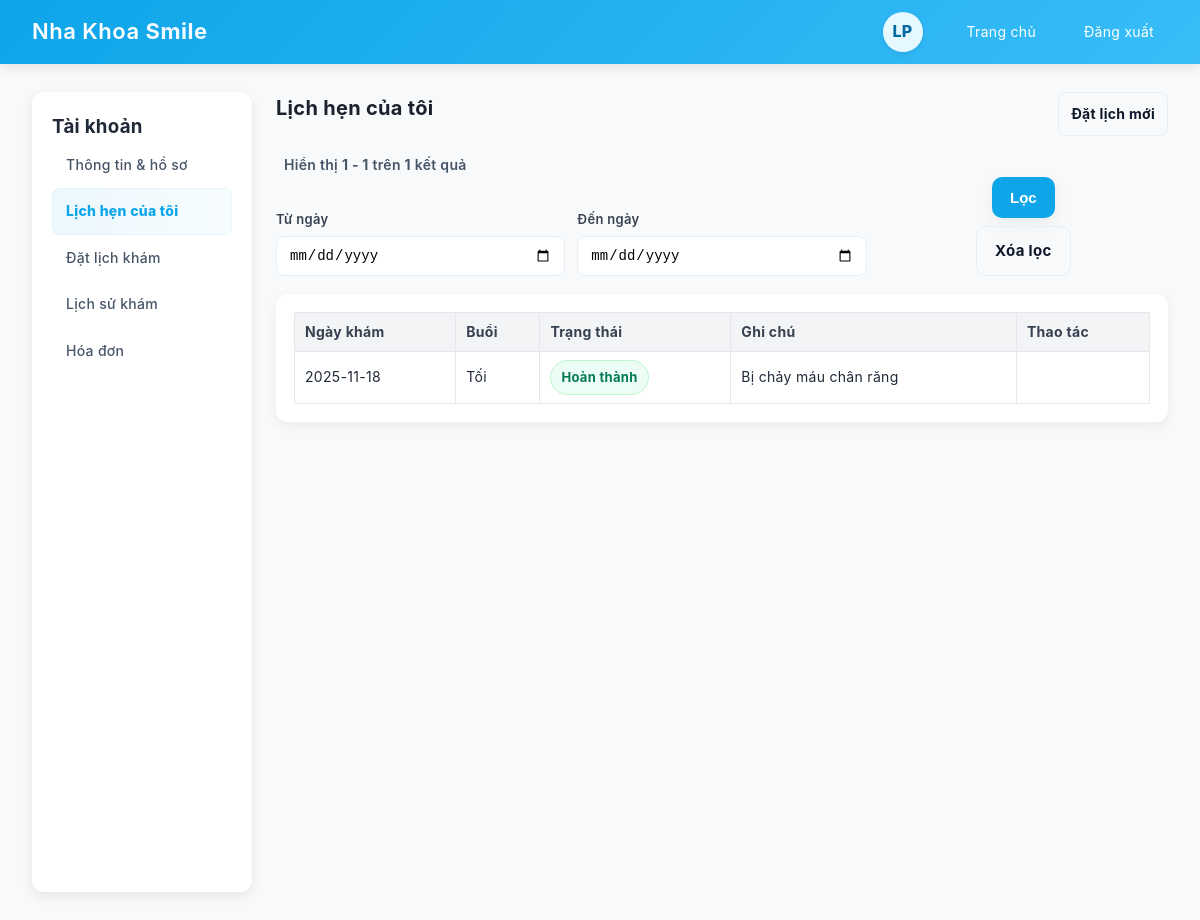
Screenshot of /index.php?controller=patient&action=appointments (signed in) with the database file from the repository.
### tables this page shows
CREATE TABLE `users` (
  `user_id` int(11) NOT NULL,
  `username` varchar(50) NOT NULL,
  `password_hash` varchar(255) NOT NULL,
  `full_name` varchar(100) NOT NULL,
  `phone` varchar(20) DEFAULT NULL,
  `email` varchar(100) DEFAULT NULL,
  `role` enum('admin','receptionist','doctor','patient') NOT NULL,
  `status` tinyint(1) NOT NULL DEFAULT 1,
  `created_at` datetime NOT NULL DEFAULT current_timestamp(),
  `updated_at` datetime DEFAULT NULL ON UPDATE current_timestamp()
);

CREATE TABLE `appointments` (
  `appointment_id` int(11) NOT NULL,
  `patient_id` int(11) NOT NULL,
  `doctor_id` int(11) DEFAULT NULL,
  `appointment_date` date NOT NULL,
  `time_block` enum('MORNING','AFTERNOON','EVENING') NOT NULL,
  `queue_number` int(11) NOT NULL,
  `booking_source` enum('PREBOOKED','WALK_IN') NOT NULL,
  `status` enum('WAITING','IN_PROGRESS','COMPLETED','CANCELLED','NO_SHOW') NOT NULL DEFAULT 'WAITING',
  `note` text DEFAULT NULL,
  `cancel_reason` text DEFAULT NULL,
  `cancelled_at` datetime DEFAULT NULL,
  `cancelled_by` int(11) DEFAULT NULL,
  `created_at` datetime NOT NULL DEFAULT current_timestamp(),
  `updated_at` datetime DEFAULT NULL ON UPDATE current_timestamp()
);

### controllers/PatientController.php (called while the page is built, shortened)
<?php
require_once __DIR__ . '/../models/User.php';
class PatientController
{
    public function appointments()
    {
        $userId  = $_SESSION['user_id'];
        $user    = User::findById($userId);
        $patient = Patient::findByUserId($userId);
        $patientId = $patient['patient_id'];
        $fromDate = $_GET['from_date'] ?? '';
        $toDate   = $_GET['to_date'] ?? '';
        $page     = isset($_GET['page']) ? max(1, (int)$_GET['page']) : 1;
        $pageSize = 10;
        $pdo = getPDO();
        $where  = "patient_id = :pid";
        $params = ['pid' => $patientId];
        $sqlCount = "SELECT COUNT(*) FROM appointments WHERE $where";
        $stmt = $pdo->prepare($sqlCount);
        foreach ($params as $k => $v) {
            $stmt->bindValue(':' . $k, $v);
        }
        $stmt->execute();
        $totalRows  = (int)$stmt->fetchColumn();
        $offset = ($page - 1) * $pageSize;
        $sqlData = "SELECT *
                    FROM appointments
                    WHERE $where
                    ORDER BY appointment_date DESC,
                             time_block DESC,
                             queue_number ASC";
        $sqlData .= " LIMIT :limit OFFSET :offset";
        $stmt = $pdo->prepare($sqlData);
        foreach ($params as $k => $v) {
            $stmt->bindValue(':' . $k, $v);
        }
        $stmt->bindValue(':limit',  $pageSize, PDO::PARAM_INT);
        $stmt->bindValue(':offset', $offset,   PDO::PARAM_INT);
        $stmt->execute();
        $appointments = $stmt->fetchAll();
        $view      = __DIR__ . '/../views/patient/appointments.php';
        $fromDateView = $fromDate;
        $toDateView   = $toDate;
        $totalItems   = $totalRows;
        $startItem    = $totalRows > 0 ? ($offset + 1) : 0;
        $endItem      = $totalRows > 0 ? min($totalRows, $offset + $pageSize) : 0;
        include __DIR__ . '/../views/layouts/patient_layout.php';
    }
}

### index.php (called while the page is built, shortened)
<?php
$actionName     = isset($_GET['action']) ? $_GET['action'] : 'index';
$controller = new $className();
$controller->$actionName();

### models/User.php (called while the page is built, shortened)
<?php
class User
{
    public static function findById($userId)
    {
        $pdo = getPDO();
        $stmt = $pdo->prepare("SELECT * FROM users WHERE user_id = ?");
        $stmt->execute([$userId]);
        return $stmt->fetch();
    }
}

### views/patient/appointments.php (the view, shortened to what this page needs)
<section class="patient-appointments">
    <div class="section-header">
        <h2>Lịch hẹn của tôi</h2>
        <div class="section-actions">
            <a href="index.php?controller=patient&action=booking" class="btn-secondary">Đặt lịch mới</a>
        </div>
    </div>
    <?php if (!empty($totalItems)): ?>
        <div class="result-meta">Hiển thị <strong><?= $startItem ?> - <?= $endItem ?></strong> trên <strong><?= $totalItems ?></strong> kết quả</div>
    <?php endif; ?>
    <form method="get" action="index.php" class="filter-form">
        <div class="filter-row">
            <div>
                <label>Từ ngày</label>
                <input type="date" name="from_date" value="<?= htmlspecialchars($fromDateView ?? '') ?>">
            </div>
            <div>
                <label>Đến ngày</label>
                <input type="date" name="to_date" value="<?= htmlspecialchars($toDateView ?? '') ?>">
            </div>
            <div class="filter-actions">
                <button type="submit" class="btn-primary btn-large">Lọc</button>
                <a href="index.php?controller=patient&action=appointments" class="btn-secondary btn-large">Xóa lọc</a>
            </div>
        </div>
    </form>
    <?php if (empty($appointments)): ?>
        <div class="empty-state">
            <p class="empty-title">Bạn chưa có lịch hẹn nào</p>
            <p class="empty-desc">Hãy đặt lịch khám để được tư vấn và điều trị kịp thời.</p>
            <a href="index.php?controller=patient&action=booking" class="btn-primary">Đặt lịch ngay</a>
        </div>
    <?php else: ?>
        <div class="table-card">
            <table class="appointments-table">
                <thead>
                    <tr>
                        <th>Ngày khám</th>
                        <th>Buổi</th>
                        <th>Trạng thái</th>
                        <th>Ghi chú</th>
                        <th>Thao tác</th>
                    </tr>
                </thead>
                <tbody>
                    <?php foreach ($appointments as $a): ?>
                        <tr>
                            <td><?= htmlspecialchars($a['appointment_date']) ?></td>
                            <td>
                                <?php
                                switch ($a['time_block']) {
                                    case 'EVENING':
                                        echo 'Tối';
                                        break;
                                }
                                ?>
                            </td>
                            <td>
                                <?php
                                $statusClass = 'badge';
                                switch ($a['status']) {
                                    case 'COMPLETED':
                                        $label = 'Hoàn thành';
                                        $statusClass .= ' badge-success';
                                        break;
                                }
                                ?>
                                <span class="<?= $statusClass ?>"><?= $label ?></span>
                            </td>
                            <td><?= htmlspecialchars($a['note'] ?? '') ?></td>
                            <td>
                            </td>
                        </tr>
                    <?php endforeach; ?>
                </tbody>
            </table>
        </div>
    <?php endif; ?>
</section>

### views/layouts/patient_layout.php (shortened to what this page needs)
<!DOCTYPE html>
<html lang="vi">
<head>
    <link rel="stylesheet" href="/dental_clinic/public/css/public.css?v=<?= filemtime(__DIR__ . '/../../public/css/public.css') ?>">
    <link rel="stylesheet" href="/dental_clinic/public/css/patient.css?v=<?= filemtime(__DIR__ . '/../../public/css/patient.css') ?>">
</head>
<body>
    <?php
    $currentAction = $_GET['action'] ?? 'dashboard';
    $displayName = htmlspecialchars($user['full_name'] ?? $user['username'] ?? 'User');
    $initials = '';
    if (!empty($user['full_name'])) {
        $parts = preg_split('/\s+/', trim($user['full_name']));
        $initials = strtoupper(substr(end($parts), 0, 1) . (isset($parts[0]) ? substr($parts[0], 0, 1) : ''));
    } else {
        $initials = strtoupper(substr($user['username'] ?? 'U', 0, 1));
    }
    ?>
    <header class="patient-header">
        <div class="ph-left">
            <span class="logo">Nha Khoa <strong>Smile</strong></span>
        </div>
        <div class="ph-right">
            <span class="ph-avatar" title="<?= $displayName ?>"><?= htmlspecialchars($initials) ?></span>
            <a href="index.php" class="ph-link">Trang chủ</a>
            <a href="index.php?controller=auth&action=login" class="ph-link">Đăng xuất</a>
        </div>
    </header>
    <div class="patient-layout">
        <aside class="patient-sidebar">
            <h3>Tài khoản</h3>
            <ul>
                <li><a href="index.php?controller=patient&action=dashboard" class="<?= $currentAction === 'dashboard' ? 'active' : '' ?>">Thông tin & hồ sơ</a></li>
                <li><a href="index.php?controller=patient&action=appointments" class="<?= $currentAction === 'appointments' ? 'active' : '' ?>">Lịch hẹn của tôi</a></li>
                <li><a href="index.php?controller=patient&action=booking" class="<?= $currentAction === 'booking' ? 'active' : '' ?>">Đặt lịch khám</a></li>
                <li><a href="index.php?controller=patient&action=history" class="<?= $currentAction === 'history' ? 'active' : '' ?>">Lịch sử khám</a></li>
                <li><a href="index.php?controller=patient&action=invoices" class="<?= $currentAction === 'invoices' ? 'active' : '' ?>">Hóa đơn</a></li>
            </ul>
        </aside>
        <main class="patient-main">
            <?php if (isset($view)) include $view; ?>
        </main>
    </div>
</body>
</html>

### public/css/public.css (style rules this page uses)
* { margin: 0; padding: 0; box-sizing: border-box; }
body { margin: 0; font-family: 'Segoe UI', Tahoma, Geneva, Verdana, sans-serif; background: #f8f9fa; color: #2d3748; line-height: 1.6; }
.logo { font-weight: 800; font-size: 24px; letter-spacing: -0.5px; }
.btn-primary, .btn-secondary { display: inline-block; padding: 12px 24px; border-radius: 8px; border: none; cursor: pointer; text-decoration: none; font-size: 14px; font-weight: 600; transition: all 0.3s ease; }
.btn-large { padding: 14px 32px; font-size: 15px; }
.btn-primary { background: #0ea5e9; color: white; }
.btn-secondary { background: #e2e8f0; color: #2d3748; border: 2px solid #cbd5e1; }
:root { --primary: #0ea5e9; --primary-600: #0284c7; --accent: #06b6d4; --muted: #6b7280; --text: #0f172a; --bg: #f7fafc; --surface: #ffffff; --border: #e6edf3; --radius: 12px; --shadow-sm: 0 6px 18px rgba(2,6,23,0.06); }
* { box-sizing: border-box; }
html, body { height: 100%; }
body { margin: 0; font-family: -apple-system, BlinkMacSystemFont, 'Segoe UI', 'Roboto', 'Oxygen', 'Ubuntu', 'Cantarell', 'Fira Sans', 'Droid Sans', 'Helvetica Neue', sans-serif; background: var(--bg); color: var(--text); -webkit-font-smoothing: antialiased; -moz-osx-font-smoothing: grayscale; line-height: 1.5; font-weight: 400; letter-spacing: 0.3px; }
.logo { font-weight: 800; font-size: 20px; letter-spacing: -0.4px; }
.btn-primary, .btn-secondary { display:inline-block; padding:10px 18px; border-radius:10px; text-decoration:none; font-weight:700; cursor:pointer; }
.btn-primary { background: linear-gradient(180deg,var(--primary),var(--primary-600)); color:#fff; border:none; box-shadow:var(--shadow-sm); }
.btn-secondary { background:transparent; border:1px solid var(--border); color:var(--muted); }
.btn-large { padding:12px 28px; }

### rows the page displays
users: full_name "LP"
appointments: appointment_date "2025-11-18", time_block "Tối", status "Hoàn thành", note "Bị chảy máu chân răng"

### other values shown
$startItem "1"
$endItem "1"
$totalItems "1"
